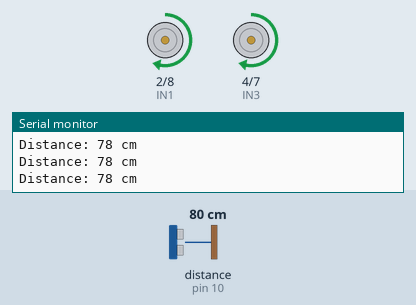
Bench run of a sketch on a simulated Arduino Uno, built with avr-gcc and run on an emulated ATmega328P. Parts: motor-driver pin pairs drawn as motors (green arrow = first pin HIGH = forward, orange = second pin HIGH = backward, longer = more drive, scaled by the enable pin), the last lines printed to the serial monitor. Wiring (inferred from the names in the program): ultrasonic range finder: trigger pin 9; echo pin 10. The test bench sets the inputs (shaded band); at power-on: distance to the obstacle (sensor on pin 10) 80 cm. The echo pulse lasts 58.3 µs per cm.

Above: at 1.2 s.
1.3 s: distance to the obstacle (sensor on pin 10) set to 22 cm
2.8 s: distance to the obstacle (sensor on pin 10) set to 19 cm
At 3.2 s:
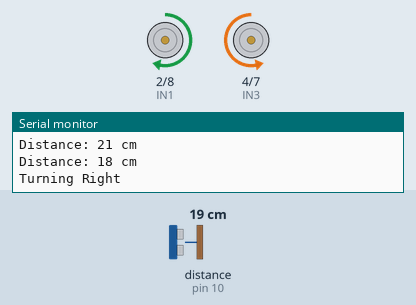
5.8 s: distance to the obstacle (sensor on pin 10) set to 60 cm
At 7.0 s:
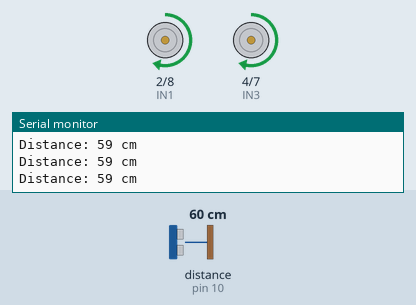
7.3 s: distance to the obstacle (sensor on pin 10) set to 2 cm
At 7.7 s:
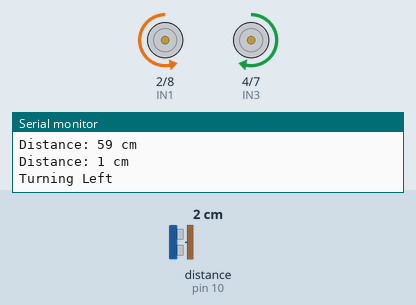
Timing chart, 0 to 11.3 s (numbered marks = the images above; inputs shaded):
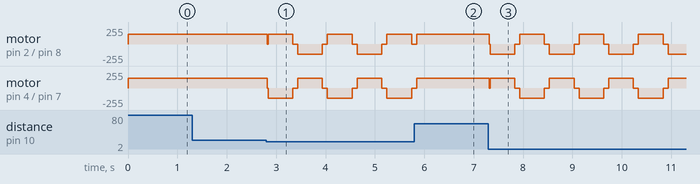

Measured:
- the behaviour switches between 21 and 20 cm on distance to the obstacle (sensor on pin 10) (found by bisection; images 0 and 1)
- after the input at 5.8 s, motor on pin 4 (IN3) / pin 7 (IN4): goes on until 5.8 s, then stays forward 150/255

The sketch:

obstacleavoidanceultrasonicsensor.ino
```cpp
// ====== DEFINES ======
#define ENA 5       // PWM pin for left motor speed
#define IN1 2       // Left motor direction pin 1
#define IN2 8       // Left motor direction pin 2

#define ENB 6       // PWM pin for right motor speed
#define IN3 4       // Right motor direction pin 1
#define IN4 7       // Right motor direction pin 2

#define TRIG_PIN 9     // Ultrasonic trigger pin
#define ECHO_PIN 10    // Ultrasonic echo pin
#define THRESHOLD 20   // Obstacle distance threshold in cm

// ====== GLOBAL VARIABLES ======
bool turnSide = true;     // true = turn right, false = turn left
long distance = 0;

// ====== SETUP ======
void setup() {
  // Motor control pins as outputs
  pinMode(ENA, OUTPUT);
  pinMode(IN1, OUTPUT);
  pinMode(IN2, OUTPUT);
  pinMode(ENB, OUTPUT);
  pinMode(IN3, OUTPUT);
  pinMode(IN4, OUTPUT);

  // Ultrasonic pins
  pinMode(TRIG_PIN, OUTPUT);
  pinMode(ECHO_PIN, INPUT);

  Serial.begin(9600);  // start serial communications at 9600 bps
}

// ====== MOTOR FUNCTIONS ======
void moveForward() {
  digitalWrite(IN1, HIGH);
  digitalWrite(IN2, LOW);
  digitalWrite(IN3, HIGH);
  digitalWrite(IN4, LOW);

  analogWrite(ENA, 150);
  analogWrite(ENB, 150);
}

void turnLeft() {
  digitalWrite(IN1, LOW);
  digitalWrite(IN2, HIGH);
  digitalWrite(IN3, HIGH);
  digitalWrite(IN4, LOW);

  analogWrite(ENA, 150);
  analogWrite(ENB, 150);
}

void turnRight() {
  digitalWrite(IN1, HIGH);
  digitalWrite(IN2, LOW);
  digitalWrite(IN3, LOW);
  digitalWrite(IN4, HIGH);

  analogWrite(ENA, 150);
  analogWrite(ENB, 150);
}

void stopRobot() {
  digitalWrite(IN1, LOW);
  digitalWrite(IN2, LOW);
  digitalWrite(IN3, LOW);
  digitalWrite(IN4, LOW);

  analogWrite(ENA, 0);
  analogWrite(ENB, 0);
}

// ====== ULTRASONIC FUNCTION ======
long readDistance() {
  // Send trigger pulse
  digitalWrite(TRIG_PIN, LOW);
  delayMicroseconds(2);
  digitalWrite(TRIG_PIN, HIGH);
  delayMicroseconds(10);
  digitalWrite(TRIG_PIN, LOW);

  // Read echo pulse duration
  long duration = pulseIn(ECHO_PIN, HIGH);

  // Convert to distance in cm
  long cm = duration * 0.034 / 2;
  return cm;
}

// ====== LOOP ======
void loop() {
  distance = readDistance();
  Serial.print("Distance: ");
  Serial.print(distance);
  Serial.println(" cm");

  if(distance < THRESHOLD) {
    stopRobot();  // stop before turning

    if(turnSide){
      Serial.println("Turning Right");
      turnRight();
    } else {
      Serial.println("Turning Left");
      turnLeft();
    }

    delay(500);           // Adjust turn duration
    stopRobot();
    delay(100);           // Short pause

    turnSide = !turnSide; // Flip direction for next obstacle
  } else {
    moveForward();
  }
}
```
